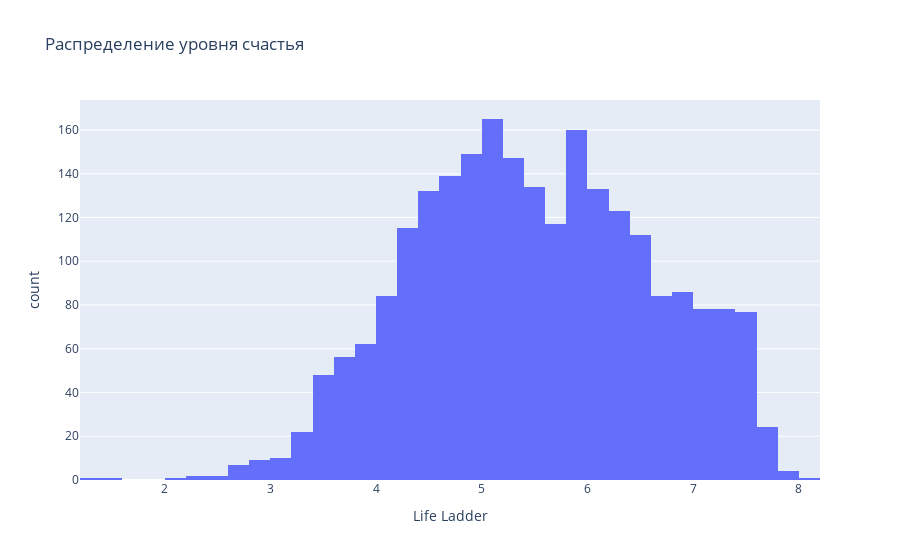

Notebook code cell kept with this figure:
### Code cell
import plotly.express as px

fig = px.histogram(df, x='Life Ladder', title='Распределение уровня счастья')
fig.show()

### Figure 1 — Plotly figure (JSON) as saved in the notebook; plotly's stock layout.template omitted (floating-point values rounded to 4 significant figures; data arrays with more than 128 entries replaced by an {"elided": "..."} marker saying what was removed)
{"data": [{"bingroup": "x", "hovertemplate": "Life Ladder=%{x}<br>count=%{y}<extra></extra>", "legendgroup": "", "marker": {"color": "#636efa", "pattern": {"shape": ""}}, "name": "", "orientation": "v", "showlegend": false, "type": "histogram", "x": {"elided": "2363 float values"}, "xaxis": "x", "yaxis": "y"}], "layout": {"barmode": "relative", "legend": {"tracegroupgap": 0}, "title": {"text": "Распределение уровня счастья"}, "xaxis": {"anchor": "y", "domain": [0, 1], "title": {"text": "Life Ladder"}}, "yaxis": {"anchor": "x", "domain": [0, 1], "title": {"text": "count"}}}}
